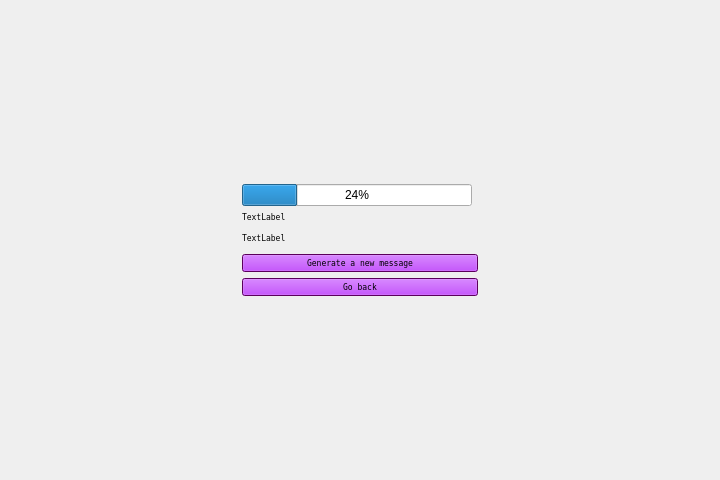
<?xml version="1.0" encoding="UTF-8"?>
<ui version="4.0">
 <class>message_window</class>
 <widget class="QWidget" name="message_window">
  <property name="geometry">
   <rect>
    <x>0</x>
    <y>0</y>
    <width>720</width>
    <height>480</height>
   </rect>
  </property>
  <property name="windowTitle">
   <string>Form</string>
  </property>
  <layout class="QGridLayout" name="gridLayout">
   <item row="0" column="1">
    <spacer name="verticalSpacer">
     <property name="orientation">
      <enum>Qt::Orientation::Vertical</enum>
     </property>
     <property name="sizeHint" stdset="0">
      <size>
       <width>20</width>
       <height>40</height>
      </size>
     </property>
    </spacer>
   </item>
   <item row="3" column="3">
    <spacer name="horizontalSpacer_2">
     <property name="orientation">
      <enum>Qt::Orientation::Horizontal</enum>
     </property>
     <property name="sizeHint" stdset="0">
      <size>
       <width>40</width>
       <height>20</height>
      </size>
     </property>
    </spacer>
   </item>
   <item row="4" column="1" colspan="2">
    <layout class="QVBoxLayout" name="verticalLayout">
     <property name="sizeConstraint">
      <enum>QLayout::SizeConstraint::SetFixedSize</enum>
     </property>
     <item>
      <widget class="QPushButton" name="newMessage">
       <property name="maximumSize">
        <size>
         <width>16777215</width>
         <height>16777215</height>
        </size>
       </property>
       <property name="palette">
        <palette>
         <active>
          <colorrole role="Button">
           <brush brushstyle="SolidPattern">
            <color alpha="255">
             <red>176</red>
             <green>6</green>
             <blue>255</blue>
            </color>
           </brush>
          </colorrole>
          <colorrole role="Light">
           <brush brushstyle="SolidPattern">
            <color alpha="255">
             <red>255</red>
             <green>255</green>
             <blue>255</blue>
            </color>
           </brush>
          </colorrole>
          <colorrole role="Midlight">
           <brush brushstyle="SolidPattern">
            <color alpha="255">
             <red>227</red>
             <green>227</green>
             <blue>227</blue>
            </color>
           </brush>
          </colorrole>
          <colorrole role="Base">
           <brush brushstyle="SolidPattern">
            <color alpha="255">
             <red>239</red>
             <green>187</green>
             <blue>255</blue>
            </color>
           </brush>
          </colorrole>
          <colorrole role="Window">
           <brush brushstyle="SolidPattern">
            <color alpha="255">
             <red>128</red>
             <green>0</green>
             <blue>128</blue>
            </color>
           </brush>
          </colorrole>
         </active>
         <inactive>
          <colorrole role="Button">
           <brush brushstyle="SolidPattern">
            <color alpha="255">
             <red>176</red>
             <green>6</green>
             <blue>255</blue>
            </color>
           </brush>
          </colorrole>
          <colorrole role="Light">
           <brush brushstyle="SolidPattern">
            <color alpha="255">
             <red>255</red>
             <green>255</green>
             <blue>255</blue>
            </color>
           </brush>
          </colorrole>
          <colorrole role="Midlight">
           <brush brushstyle="SolidPattern">
            <color alpha="255">
             <red>227</red>
             <green>227</green>
             <blue>227</blue>
            </color>
           </brush>
          </colorrole>
          <colorrole role="Base">
           <brush brushstyle="SolidPattern">
            <color alpha="255">
             <red>239</red>
             <green>187</green>
             <blue>255</blue>
            </color>
           </brush>
          </colorrole>
          <colorrole role="Window">
           <brush brushstyle="SolidPattern">
            <color alpha="255">
             <red>128</red>
             <green>0</green>
             <blue>128</blue>
            </color>
           </brush>
          </colorrole>
         </inactive>
         <disabled>
          <colorrole role="Button">
           <brush brushstyle="SolidPattern">
            <color alpha="255">
             <red>176</red>
             <green>6</green>
             <blue>255</blue>
            </color>
           </brush>
          </colorrole>
          <colorrole role="Light">
           <brush brushstyle="SolidPattern">
            <color alpha="255">
             <red>255</red>
             <green>255</green>
             <blue>255</blue>
            </color>
           </brush>
          </colorrole>
          <colorrole role="Midlight">
           <brush brushstyle="SolidPattern">
            <color alpha="255">
             <red>227</red>
             <green>227</green>
             <blue>227</blue>
            </color>
           </brush>
          </colorrole>
          <colorrole role="Base">
           <brush brushstyle="SolidPattern">
            <color alpha="255">
             <red>128</red>
             <green>0</green>
             <blue>128</blue>
            </color>
           </brush>
          </colorrole>
          <colorrole role="Window">
           <brush brushstyle="SolidPattern">
            <color alpha="255">
             <red>128</red>
             <green>0</green>
             <blue>128</blue>
            </color>
           </brush>
          </colorrole>
         </disabled>
        </palette>
       </property>
       <property name="font">
        <font>
         <family>Fixedsys</family>
         <pointsize>6</pointsize>
         <bold>false</bold>
        </font>
       </property>
       <property name="text">
        <string>Generate a new message</string>
       </property>
      </widget>
     </item>
     <item>
      <widget class="QPushButton" name="goBack">
       <property name="maximumSize">
        <size>
         <width>16777215</width>
         <height>16777215</height>
        </size>
       </property>
       <property name="palette">
        <palette>
         <active>
          <colorrole role="Button">
           <brush brushstyle="SolidPattern">
            <color alpha="255">
             <red>176</red>
             <green>6</green>
             <blue>255</blue>
            </color>
           </brush>
          </colorrole>
          <colorrole role="Light">
           <brush brushstyle="SolidPattern">
            <color alpha="255">
             <red>255</red>
             <green>255</green>
             <blue>255</blue>
            </color>
           </brush>
          </colorrole>
          <colorrole role="Midlight">
           <brush brushstyle="SolidPattern">
            <color alpha="255">
             <red>227</red>
             <green>227</green>
             <blue>227</blue>
            </color>
           </brush>
          </colorrole>
          <colorrole role="Base">
           <brush brushstyle="SolidPattern">
            <color alpha="255">
             <red>239</red>
             <green>187</green>
             <blue>255</blue>
            </color>
           </brush>
          </colorrole>
          <colorrole role="Window">
           <brush brushstyle="SolidPattern">
            <color alpha="255">
             <red>128</red>
             <green>0</green>
             <blue>128</blue>
            </color>
           </brush>
          </colorrole>
         </active>
         <inactive>
          <colorrole role="Button">
           <brush brushstyle="SolidPattern">
            <color alpha="255">
             <red>176</red>
             <green>6</green>
             <blue>255</blue>
            </color>
           </brush>
          </colorrole>
          <colorrole role="Light">
           <brush brushstyle="SolidPattern">
            <color alpha="255">
             <red>255</red>
             <green>255</green>
             <blue>255</blue>
            </color>
           </brush>
          </colorrole>
          <colorrole role="Midlight">
           <brush brushstyle="SolidPattern">
            <color alpha="255">
             <red>227</red>
             <green>227</green>
             <blue>227</blue>
            </color>
           </brush>
          </colorrole>
          <colorrole role="Base">
           <brush brushstyle="SolidPattern">
            <color alpha="255">
             <red>239</red>
             <green>187</green>
             <blue>255</blue>
            </color>
           </brush>
          </colorrole>
          <colorrole role="Window">
           <brush brushstyle="SolidPattern">
            <color alpha="255">
             <red>128</red>
             <green>0</green>
             <blue>128</blue>
            </color>
           </brush>
          </colorrole>
         </inactive>
         <disabled>
          <colorrole role="Button">
           <brush brushstyle="SolidPattern">
            <color alpha="255">
             <red>176</red>
             <green>6</green>
             <blue>255</blue>
            </color>
           </brush>
          </colorrole>
          <colorrole role="Light">
           <brush brushstyle="SolidPattern">
            <color alpha="255">
             <red>255</red>
             <green>255</green>
             <blue>255</blue>
            </color>
           </brush>
          </colorrole>
          <colorrole role="Midlight">
           <brush brushstyle="SolidPattern">
            <color alpha="255">
             <red>227</red>
             <green>227</green>
             <blue>227</blue>
            </color>
           </brush>
          </colorrole>
          <colorrole role="Base">
           <brush brushstyle="SolidPattern">
            <color alpha="255">
             <red>128</red>
             <green>0</green>
             <blue>128</blue>
            </color>
           </brush>
          </colorrole>
          <colorrole role="Window">
           <brush brushstyle="SolidPattern">
            <color alpha="255">
             <red>128</red>
             <green>0</green>
             <blue>128</blue>
            </color>
           </brush>
          </colorrole>
         </disabled>
        </palette>
       </property>
       <property name="font">
        <font>
         <family>Fixedsys</family>
         <pointsize>6</pointsize>
        </font>
       </property>
       <property name="text">
        <string>Go back</string>
       </property>
      </widget>
     </item>
    </layout>
   </item>
   <item row="5" column="1">
    <spacer name="verticalSpacer_2">
     <property name="orientation">
      <enum>Qt::Orientation::Vertical</enum>
     </property>
     <property name="sizeHint" stdset="0">
      <size>
       <width>20</width>
       <height>40</height>
      </size>
     </property>
    </spacer>
   </item>
   <item row="2" column="1">
    <widget class="QLabel" name="whoSent">
     <property name="font">
      <font>
       <family>Fixedsys</family>
       <pointsize>6</pointsize>
      </font>
     </property>
     <property name="text">
      <string>TextLabel</string>
     </property>
    </widget>
   </item>
   <item row="3" column="0">
    <spacer name="horizontalSpacer">
     <property name="orientation">
      <enum>Qt::Orientation::Horizontal</enum>
     </property>
     <property name="sizeHint" stdset="0">
      <size>
       <width>40</width>
       <height>20</height>
      </size>
     </property>
    </spacer>
   </item>
   <item row="3" column="1">
    <widget class="QLabel" name="actualMessage">
     <property name="minimumSize">
      <size>
       <width>200</width>
       <height>10</height>
      </size>
     </property>
     <property name="maximumSize">
      <size>
       <width>16777215</width>
       <height>25</height>
      </size>
     </property>
     <property name="font">
      <font>
       <family>Fixedsys</family>
       <pointsize>6</pointsize>
      </font>
     </property>
     <property name="text">
      <string>TextLabel</string>
     </property>
    </widget>
   </item>
   <item row="1" column="1">
    <widget class="QProgressBar" name="messagesviewed">
     <property name="value">
      <number>24</number>
     </property>
    </widget>
   </item>
  </layout>
 </widget>
 <resources/>
 <connections/>
</ui>
